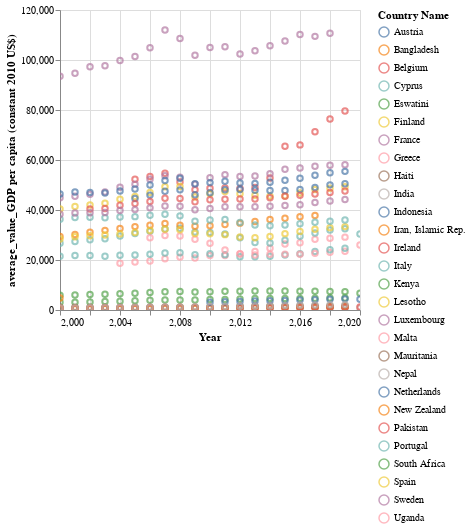

Write notebook code for a chart like this one.
### Code cell
dataB = pd.read_csv("economy-and-growth.csv")
dataB.dropna(axis=0, how='any', inplace=True)
# Has 131 unique countries
clean_dataB_countries = dataB[dataB['Country Name'].isin(filter_valid_countries)]
# print(clean_dataB_countries['Country Name'].nunique())


columns_to_keep = ['Country Name','Country Code', 'Year', 'average_value_GDP (constant 2010 US$)', 'average_value_GDP per capita (constant 2010 US$)','average_value_GDP growth (annual %)']
clean_dataB_countries = clean_dataB_countries[columns_to_keep]
clean_dataB_countries.sort_values(by=['Country Name'], inplace=True)
clean_dataB_countries.sort_values(by=['average_value_GDP (constant 2010 US$)'], inplace=True)

clean_dataB_countries.insert(1, "income_group", 1)

clean_dataB_countries['income_group'] = clean_dataB_countries['Country Code'].map(country_income_dict)

rows_with_nan = clean_dataB_countries[clean_dataB_countries.isna().any(axis=1)]

clean_dataB_countries.dropna(axis=0, how='any', inplace=True)

# clean_dataB_countries.head()

# clean_dataB_countries.head(0)


chart1 = alt.Chart(clean_dataB_countries).mark_point().encode(
    x=alt.X('Year', scale=alt.Scale(domain=[2000, 2020])),
    y='average_value_GDP per capita (constant 2010 US$)',
    color='Country Name:N'
).properties(
    height=300,
    width=300
).interactive()

# chart2 = alt.Chart(clean_dataB_countries).mark_bar().encode(
#     x='Year',
#     y=alt.Y('average_value_GDP growth (annual %)').bin(maxbins=30),
#     color='Country Name:N'
# ).properties(
#     height=300,
#     width=100
# )

chart1

# chart1 | chart2

# clean_dataB_countries

# rows_with_nan['Country Name'].unique()

### Figure 1 — Vega-Lite specification as saved in the notebook (floating-point values rounded to 4 significant figures; data arrays with more than 128 entries replaced by an {"elided": "..."} marker saying what was removed)
{"config": {"view": {"continuousWidth": 300, "continuousHeight": 300}}, "data": {"name": "data-dd39fa180a6778ffdc87123f8ba43d9f"}, "mark": {"type": "point"}, "encoding": {"color": {"field": "Country Name", "type": "nominal"}, "x": {"field": "Year", "scale": {"domain": [2000, 2020]}, "type": "quantitative"}, "y": {"field": "average_value_GDP per capita (constant 2010 US$)", "type": "quantitative"}}, "height": 300, "params": [{"name": "param_1", "select": {"type": "interval", "encodings": ["x", "y"]}, "bind": "scales"}], "width": 300, "$schema": "https://vega.github.io/schema/vega-lite/v5.20.1.json", "datasets": {"data-dd39fa180a6778ffdc87123f8ba43d9f": {"elided": "650 records"}}}
